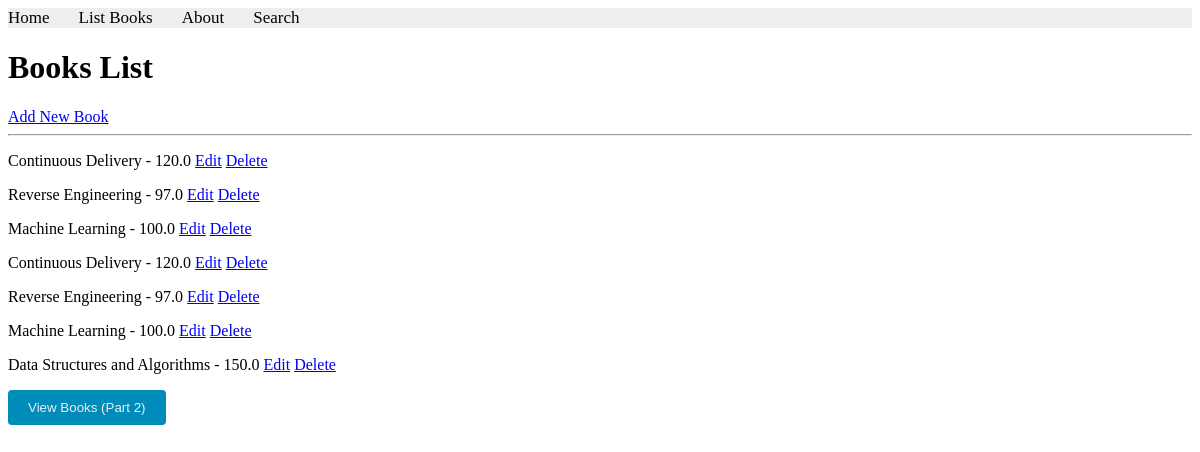
The page /books/lab9_part1/listbooks/ on the database as committed earlier.
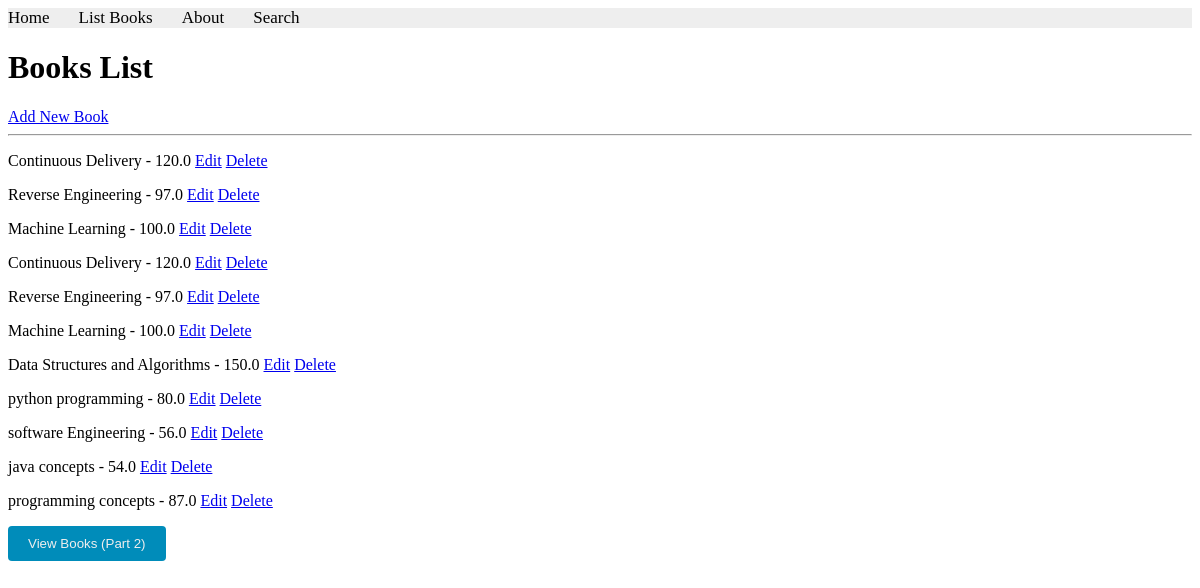
The same page on the database as committed later.
### apps/bookmodule/models.py (models this page shows)
class Book(models.Model):
    title = models.CharField(max_length=100)
    price = models.FloatField(default=0.0)
    quantity = models.IntegerField(default=1)
    pubdate = models.DateTimeField()
    rating = models.SmallIntegerField(default=1)
    publisher = models.ForeignKey(Publisher, null=True, on_delete=models.SET_NULL)
    authors = models.ManyToManyField(Author)

### apps/bookmodule/views.py (the view)
# urls.py: path('lab9_part1/listbooks/', views.list_books_lab9, name="books.lab9_part1.listbooks"),
def list_books_lab9(request):
    books = Book.objects.all()
    return render(request, 'bookmodule/lab9_part1/listbooks.html', {'books': books})

### apps/templates/bookmodule/lab9_part1/listbooks.html (shortened to what this page needs)
{% extends "layouts/base.html" %}
{% load static %}
{% block content %}
<h1>Books List</h1>
<a href="/books/lab9_part1/addbook/">Add New Book</a>
<hr>
{% for book in books %}
    <p>
        {{ book.title }} - {{ book.price }}
        <a href="/books/lab9_part1/editbook/{{ book.id }}">Edit</a>
        <a href="/books/lab9_part1/deletebook/{{ book.id }}">Delete</a>
    </p>
{% endfor %}
<button class="lab10-p2-btn">
    <a href="/books/lab9_part2/listbooks/">View Books (Part 2)</a>
</button>
{% endblock content %}

Rows that differ between the two databases and show on the page:
added Book: title "python programming", price "80.0"
added Book: title "software Engineering", price "56.0"
added Book: title "java concepts", price "54.0"
added Book: title "programming concepts", price "87.0"
